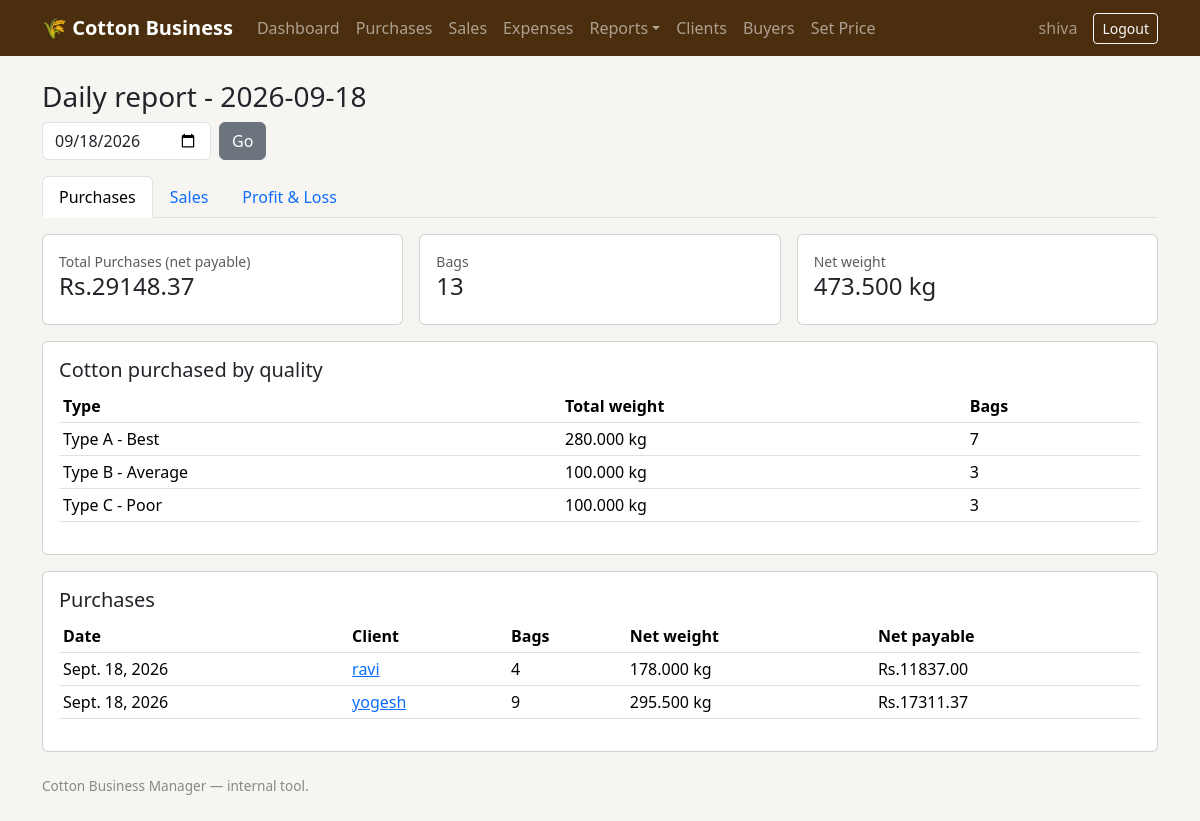
The page /reports/daily/ (signed in) on the database as committed earlier.
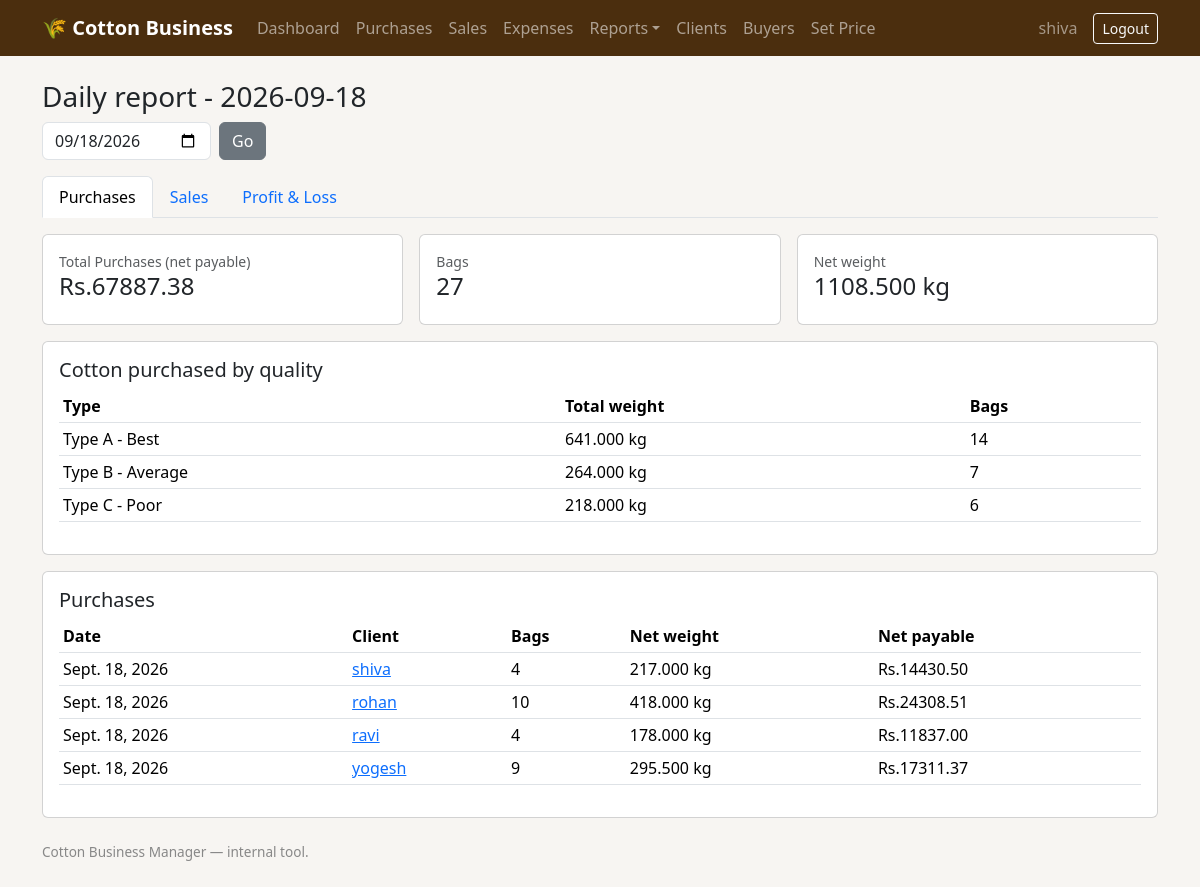
The same page on the database as committed later.
### core/models.py (models this page shows, shortened)
class Purchase(models.Model):
    date = models.DateField(default=timezone.now)
    client = models.ForeignKey(Client, on_delete=models.PROTECT, related_name="purchases")
    unit = models.CharField(max_length=3, choices=UNIT_CHOICES, default="QTL")
    live_price = models.ForeignKey(
        LivePrice, on_delete=models.PROTECT, null=True, blank=True,
        help_text="Leave blank to use the manual price below instead.",
    )
    manual_price_per_quintal = models.DecimalField(
        max_digits=10, decimal_places=2, null=True, blank=True,
        help_text="Used only if no live price is selected above. This is the Type A price.",
    )
    price_type_b_per_quintal = models.DecimalField(
        max_digits=10, decimal_places=2, null=True, blank=True,
        help_text="Price per quintal for Type B (average) bags in this purchase.",
    )
    price_type_c_per_quintal = models.DecimalField(
        max_digits=10, decimal_places=2, null=True, blank=True,
        help_text="Price per quintal for Type C (poor) bags in this purchase.",
    )
    cash_cutting_rule = models.ForeignKey(CashCuttingRule, on_delete=models.PROTECT, null=True, blank=True, help_text="Leave blank if entering a custom rate below.")
    tare_rule = models.ForeignKey(TareRule, on_delete=models.PROTECT, null=True, blank=True, help_text="Leave blank if entering a custom tare below.")
    custom_cash_cutting_rate_percent = models.DecimalField(max_digits=5, decimal_places=2, null=True, blank=True, help_text="Custom cash-cutting % for this purchase only.")
    custom_tare_per_bag_kg = models.DecimalField(
        max_digits=6, decimal_places=3, null=True, blank=True,
        help_text="Deprecated — superseded by custom_tare_big_kg / custom_tare_small_kg below. Kept for backward compatibility, no longer used in calculations.",
    )
    custom_tare_big_kg = models.DecimalField(
        max_digits=6, decimal_places=3, null=True, blank=True,
        help_text="Custom tare (kg) for Big bags in this purchase only. Leave blank to use the default (1.0 kg unless a TareRule says otherwise).",
    )
    custom_tare_small_kg = models.DecimalField(
        max_digits=6, decimal_places=3, null=True, blank=True,
        help_text="Custom tare (kg) for Small bags in this purchase only. Leave blank to use the default (0.5 kg unless a TareRule says otherwise).",
    )
    gross_weight_kg = models.DecimalField(max_digits=10, decimal_places=3, default=0, editable=False)
    num_bags = models.PositiveIntegerField(default=0, editable=False)
    tare_weight_kg = models.DecimalField(max_digits=10, decimal_places=3, default=0, editable=False)
    net_weight_kg = models.DecimalField(max_digits=10, decimal_places=3, default=0, editable=False)
    price_used_per_quintal = models.DecimalField(max_digits=10, decimal_places=2, default=0, editable=False)
    gross_amount = models.DecimalField(max_digits=12, decimal_places=2, default=0, editable=False)
    cash_cutting_amount = models.DecimalField(max_digits=12, decimal_places=2, default=0, editable=False)
    net_payable = models.DecimalField(max_digits=12, decimal_places=2, default=0, editable=False)
    net_weight_type_a_kg = models.DecimalField(max_digits=10, decimal_places=3, default=0, editable=False)
    net_weight_type_b_kg = models.DecimalField(max_digits=10, decimal_places=3, default=0, editable=False)
    net_weight_type_c_kg = models.DecimalField(max_digits=10, decimal_places=3, default=0, editable=False)
    gross_amount_type_a = models.DecimalField(max_digits=12, decimal_places=2, default=0, editable=False)
    gross_amount_type_b = models.DecimalField(max_digits=12, decimal_places=2, default=0, editable=False)
    gross_amount_type_c = models.DecimalField(max_digits=12, decimal_places=2, default=0, editable=False)
    notes = models.TextField(blank=True)
    created_at = models.DateTimeField(auto_now_add=True)
    class Meta:
        ordering = ["-date", "-created_at"]

class Client(models.Model):
    name = models.CharField(max_length=150)
    phone = models.CharField(max_length=20, blank=True)
    address = models.TextField(blank=True)
    created_at = models.DateTimeField(auto_now_add=True)
    class Meta:
        ordering = ["name"]
    def __str__(self):
        return self.name

### core/views.py (the view)
# urls.py: path("reports/daily/", views.report_daily, name="report_daily"),
@login_required
def report_daily(request):
    day_str = request.GET.get("date")
    day = date.fromisoformat(day_str) if day_str else timezone.localdate()
    section = request.GET.get("section", "purchases")
    report = SECTION_REPORT_FUNCS.get(section, services.purchase_report)(day, day)
    date_qs = f"date={day.isoformat()}"
    return render(
        request,
        "core/report.html",
        {
            "report": report,
            "title": f"Daily report - {day}",
            "mode": "daily",
            "day": day,
            "section": section,
            "tab_urls": {name: f"?{date_qs}&section={name}" for name in SECTION_REPORT_FUNCS},
        },
    )

### core/services.py (called while the page is built)
def purchase_totals(date_from, date_to):
    qs = Purchase.objects.filter(date__gte=date_from, date__lte=date_to)
    agg = qs.aggregate(
        total_gross=Sum("gross_amount"),
        total_cash_cutting=Sum("cash_cutting_amount"),
        total_net_payable=Sum("net_payable"),
        total_net_weight_kg=Sum("net_weight_kg"),
        total_bags=Sum("num_bags"),
    )
    money_keys = {"total_gross", "total_cash_cutting", "total_net_payable"}
    result = {}
    for k, v in agg.items():
        v = v or Decimal("0")
        result[k] = v.quantize(TWO_PLACES) if k in money_keys else (
            v.quantize(THREE_PLACES) if k == "total_net_weight_kg" else v
        )
    return result, qs

def purchase_report(date_from, date_to):
    totals, qs = purchase_totals(date_from, date_to)
    return {
        "date_from": date_from,
        "date_to": date_to,
        **totals,
        "grade_totals": grade_totals(date_from, date_to),
        "purchases": qs.select_related("client").order_by("-date", "-created_at"),
    }

### core/templates/core/report.html (shortened to what this page needs)
{% extends "core/base.html" %}
{% block content %}
<h3>{{ title }}</h3>
{% if mode == "daily" %}
<form method="get" class="row g-2 mb-3">
  <div class="col-auto"><input type="date" name="date" value="{{ day|date:'Y-m-d' }}" class="form-control"></div>
  <div class="col-auto"><button class="btn btn-secondary">Go</button></div>
</form>
{% endif %}
<ul class="nav nav-tabs mb-3">
  <li class="nav-item"><a class="nav-link {% if section == 'purchases' %}active{% endif %}" href="{{ tab_urls.purchases }}">Purchases</a></li>
  <li class="nav-item"><a class="nav-link {% if section == 'sales' %}active{% endif %}" href="{{ tab_urls.sales }}">Sales</a></li>
  <li class="nav-item"><a class="nav-link {% if section == 'profit_loss' %}active{% endif %}" href="{{ tab_urls.profit_loss }}">Profit &amp; Loss</a></li>
</ul>
{% if section == "purchases" %}
  <div class="row g-3">
    <div class="col-md-4"><div class="card p-3"><small class="text-muted">Total Purchases (net payable)</small><h4>Rs.{{ report.total_net_payable }}</h4></div></div>
    <div class="col-md-4"><div class="card p-3"><small class="text-muted">Bags</small><h4>{{ report.total_bags }}</h4></div></div>
    <div class="col-md-4"><div class="card p-3"><small class="text-muted">Net weight</small><h4>{{ report.total_net_weight_kg }} kg</h4></div></div>
  </div>
  <div class="card p-3 mt-3">
    <h5>Cotton purchased by quality</h5>
    <table class="table table-sm">
      <thead><tr><th>Type</th><th>Total weight</th><th>Bags</th></tr></thead>
      <tbody>
      {% for row in report.grade_totals %}
        <tr><td>{{ row.label }}</td><td>{{ row.total_weight_kg }} kg</td><td>{{ row.total_bags }}</td></tr>
      {% endfor %}
      </tbody>
    </table>
  </div>
  <div class="card p-3 mt-3">
    <h5>Purchases</h5>
    <table class="table table-sm">
      <thead><tr><th>Date</th><th>Client</th><th>Bags</th><th>Net weight</th><th>Net payable</th></tr></thead>
      <tbody>
      {% for p in report.purchases %}
        <tr>
          <td>{{ p.date }}</td>
          <td><a href="{% url 'core:purchase_detail' p.pk %}">{{ p.client }}</a></td>
          <td>{{ p.num_bags }}</td>
          <td>{{ p.net_weight_kg }} kg</td>
          <td>Rs.{{ p.net_payable }}</td>
        </tr>
      {% empty %}
        <tr><td colspan="5">No purchases in this period.</td></tr>
      {% endfor %}
      </tbody>
    </table>
  </div>
{% endif %}
{% endblock %}

Rows that differ between the two databases and show on the page:
added Purchase: date "Sept. 18, 2026", client "shiva", num_bags "4", net_weight_kg "217.000", net_payable "14430.50"
added Purchase: date "Sept. 18, 2026", client "rohan", num_bags "10", net_weight_kg "418.000", net_payable "24308.51"
Other text that changed with them:
{{ report.total_net_payable }}: "29148.37" → "67887.38"
{{ report.total_bags }}: "13" → "27"
{{ report.total_net_weight_kg }}: "473.500" → "1108.500"
new list line: "Type A - Best 641.000 kg 14"
new list line: "Type B - Average 264.000 kg 7"
new list line: "Type C - Poor 218.000 kg 6"
list line gone: "Type A - Best 280.000 kg 7"
list line gone: "Type B - Average 100.000 kg 3"
list line gone: "Type C - Poor 100.000 kg 3"
